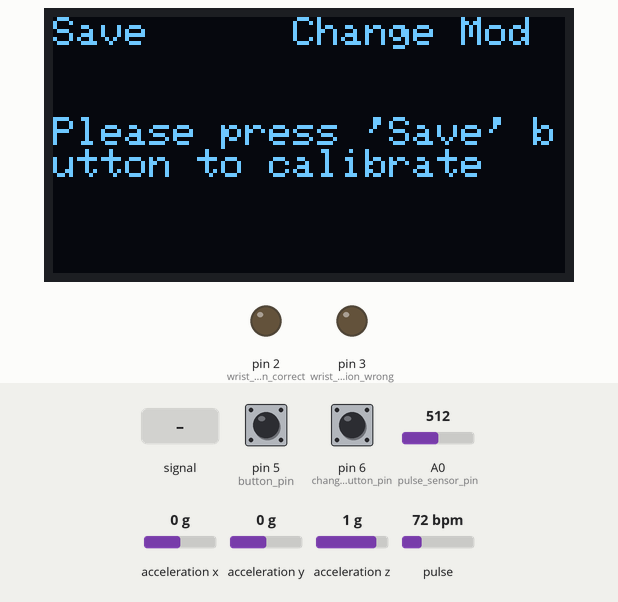
This sketch was run on a simulated Arduino Uno, built with avr-gcc and run on an emulated ATmega328P. On the bench: 128×64 one-colour display, output pins drawn as LEDs (lit = HIGH). Inputs (shaded band) come from the test bench; at power-on: pin 5 (button_pin) HIGH, acceleration y 0 g, pin 6 (change_interface_button_pin) HIGH, A0 (pulse_sensor_pin) = 512, acceleration x 0 g, acceleration z 1 g, pulse 72 bpm. What the sketch prints to the serial monitor is not drawn.

Above: at 1.7 s.
1.8 s: pin 5 (button_pin) pulled LOW for 0.15 s
At 3.0 s:
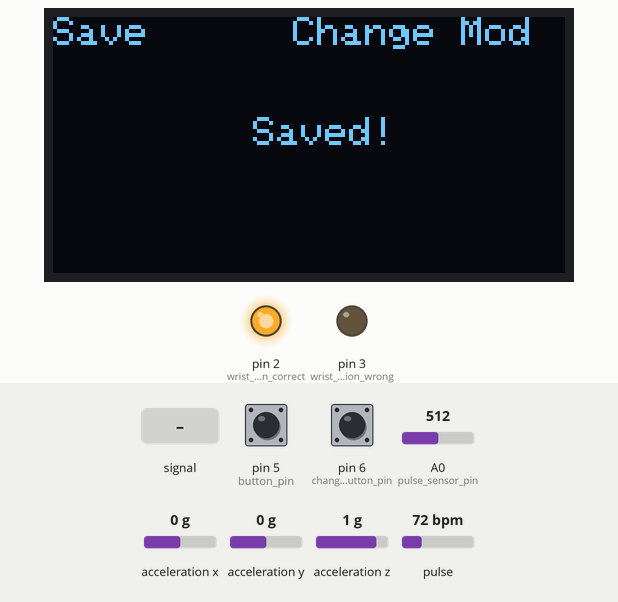
3.4 s: acceleration y set to -1.4 g
At 4.2 s:
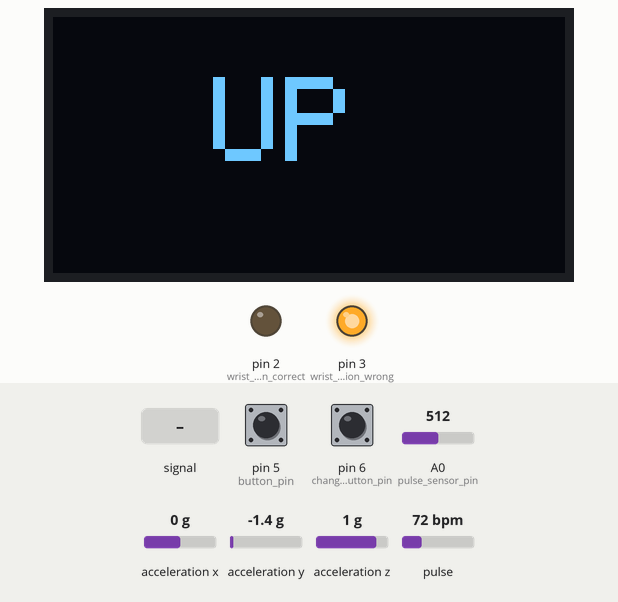
4.9 s: pin 6 (change_interface_button_pin) pulled LOW for 0.15 s
At 7.22 s:
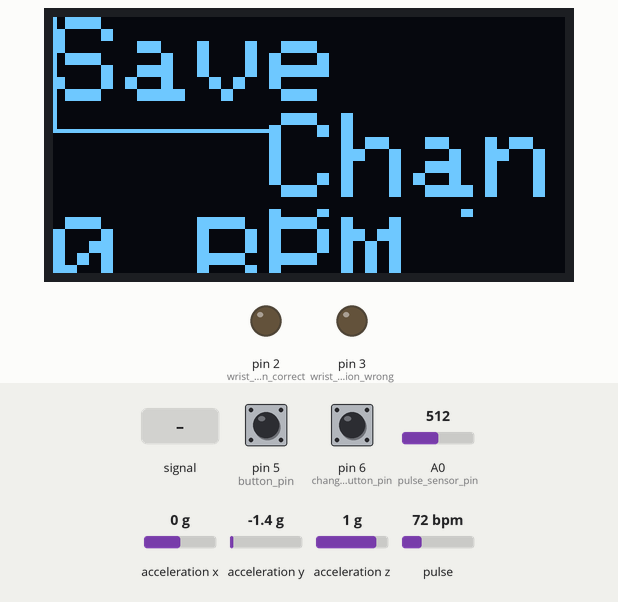
7.8 s: pin 6 (change_interface_button_pin) pulled LOW for 1 s
At 8.7 s:
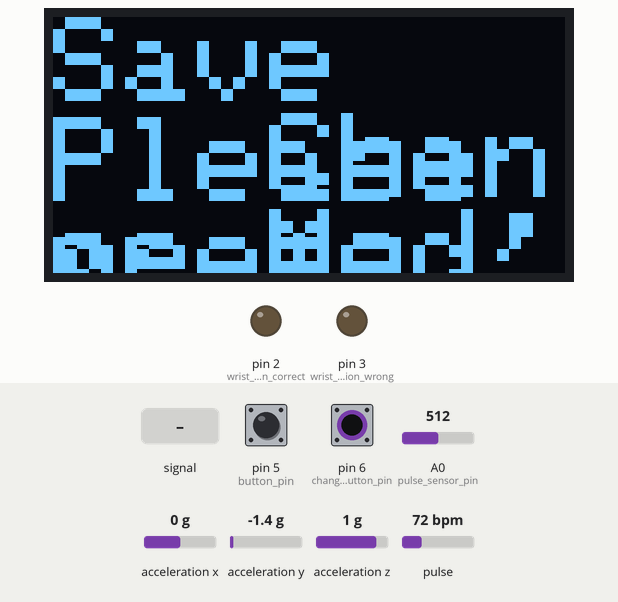
11.8 s: A0 (pulse_sensor_pin) fed a 200 Hz sine of ±81 counts around its level
At 12.2 s:
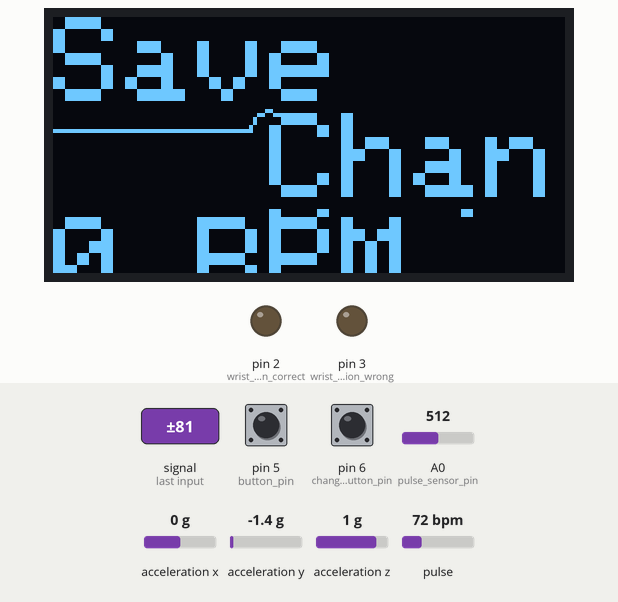
13.4 s: A0 (pulse_sensor_pin) set to 490
At 13.92 s:
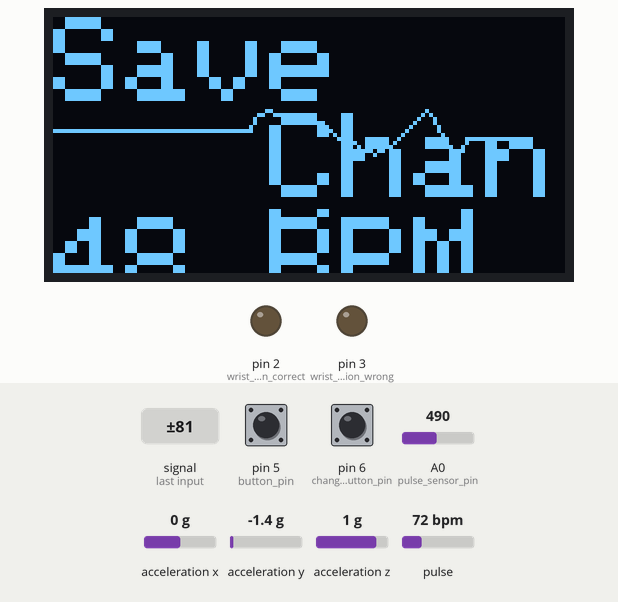
Timing chart, 0 to 16.0 s (numbered marks = the images above; inputs shaded):
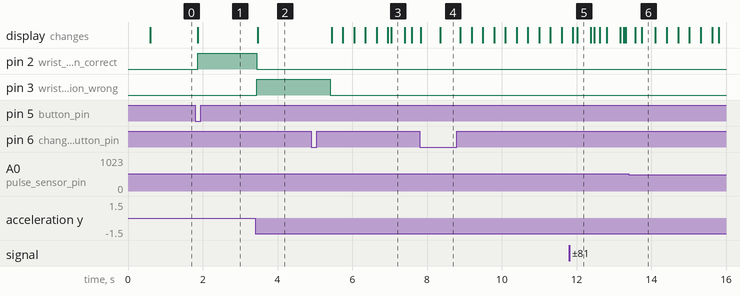

The sketch:

project.ino
```cpp
#include <Wire.h>
#include <Adafruit_Sensor.h>
#include <Adafruit_ADXL345_U.h>
#include <Adafruit_GFX.h>
#include <Adafruit_SSD1306.h>
#include <PulseSensorPlayground.h>

#define SCREEN_WIDTH 128 // OLED display width, in pixels
#define SCREEN_HEIGHT 64 // OLED display height, in pixels

Adafruit_ADXL345_Unified accel = Adafruit_ADXL345_Unified();
Adafruit_SSD1306 display(SCREEN_WIDTH, SCREEN_HEIGHT, &Wire, -1);

double saved_x = 0, saved_y = 0, saved_z = 0;
bool flag = false;

int wrist_position_correct = 2;
int wrist_position_wrong = 3;
int button_pin = 5;
int change_interface_button_pin = 6;

int button_state = 0;
int interface_state = 0; // 0 for wrist, 1 for pulse sensor
int interface = 0;

int const pulse_sensor_pin = 0;
PulseSensorPlayground pulseSensor;

int x=0;
int lastx=0;
int lasty=0;
int LastTime=0;
bool BPMTiming=false;
bool BeatComplete=false;
int BPM=0;

bool flag2 = true;

void setup(void)
{
  pinMode(wrist_position_correct, OUTPUT);
  pinMode(wrist_position_wrong, OUTPUT);
  pinMode(button_pin, INPUT_PULLUP);
  pinMode(change_interface_button_pin, INPUT_PULLUP);

  pulseSensor.analogInput(pulse_sensor_pin);
  pulseSensor.setThreshold(550);

   Serial.begin(9600);

   if(!accel.begin())
   {
      Serial.println("No ADXL345 sensor detected.");
      while(1);
   }

   if(!display.begin(SSD1306_SWITCHCAPVCC, 0x3C)) { // Address 0x3D for 128x64
    Serial.println(F("SSD1306 allocation failed"));
    for(;;);
  }

  display.clearDisplay();
  display.setTextSize(1);
  display.setTextColor(WHITE);
  display.setCursor(45, 15);
  display.setTextSize(3);
  display.println("Hi!");
  display.display();
  delay(500);
  display.clearDisplay();
  display.setTextSize(1);
}

void loop(void)
{
  interface_state = digitalRead(change_interface_button_pin);
  int myBPM = pulseSensor.getBeatsPerMinute();
  String message;
  if (!interface_state) {
    Serial.println("Changing mods...");
    display.clearDisplay();
    // Then interface will change
    if (interface == 1) {
      interface = 0;
    } else {
      interface = 1;
    }

    delay(500);

    // Resets the leds
    digitalWrite(wrist_position_correct, LOW);
    digitalWrite(wrist_position_wrong, LOW);

    // Reset flag
    flag = false;
  }

  if (interface == 0){
   button_state = digitalRead(button_pin);

   if (flag) {
    sensors_event_t event;
    accel.getEvent(&event);


    if (flag2) {
    display.clearDisplay();
    display.setCursor(0, 0);
    display.setTextSize(1);
    display.println("Save      Change Mod");
    display.setCursor(50, 25);
    display.println("Saved!");
    display.display();
    flag2 = false;
    }

    Serial.print("X: "); Serial.print(event.acceleration.x); Serial.print("  ");
    Serial.print("Y: "); Serial.print(event.acceleration.y); Serial.print("  ");
    Serial.print("Z: "); Serial.print(event.acceleration.z); Serial.println("  ");
//    Serial.println("m/s^2 ");

    double difference_x = abs(event.acceleration.x) - abs(saved_x);
    double difference_y = abs(event.acceleration.y) - abs(saved_y);

    if ((difference_y < 0.5 && difference_y >= -0.5)){
      digitalWrite(wrist_position_correct, HIGH);
      digitalWrite(wrist_position_wrong, LOW);
      flag2 = true;
    }
    else {
      digitalWrite(wrist_position_correct, LOW);
      digitalWrite(wrist_position_wrong, HIGH);

      display.clearDisplay();
      display.setTextSize(3);

          if (saved_y - event.acceleration.y > 0.5) {
          display.setCursor(40, 15);
          display.println("UP");
        } else if (saved_y - event.acceleration.y < -0.5) {
          display.setCursor(20, 15);
          display.println("DOWN");
        }
        display.display();

    }
   } else {
      display.clearDisplay();
      display.setCursor(0, 0);
      display.println("Save      Change Mod");
      display.setCursor(0, 25);
      display.println("Please press 'Save' button to calibrate");
      display.display();
   }

   if(!button_state){
    sensors_event_t event;
    accel.getEvent(&event);

    flag = true;

    saved_x = event.acceleration.x;
    saved_y = event.acceleration.y;
    saved_z = event.acceleration.z;

    Serial.print("SAVED!: ");
    Serial.print(saved_x);
    Serial.print(saved_y);
    Serial.print(saved_z);
    Serial.println("");
   }
  } else {
      if(x>127){
        display.clearDisplay();
        x=0;
        lastx=x;
      }

      int value=analogRead(pulse_sensor_pin);
      display.setTextColor(WHITE);
      int y=60-(value/16);
      display.writeLine(lastx,lasty,x,y,WHITE);
      lasty=y;
      lastx=x;

      if(value>550) {
        if(BeatComplete) {
          BPM=millis()-LastTime;
          BPM=int(60/(float(BPM)/1000));
          BPMTiming=false;
          BeatComplete=false;
        }
        if(BPMTiming==false) {
          LastTime=millis();
          BPMTiming=true;
        }
      }
      if((value<500)&(BPMTiming))
        BeatComplete=true;

        // display bpm
        display.setCursor(0, 0);
        display.println("Save      Change Mod");
        display.writeFillRect(0,50,128,16,BLACK);
        display.setCursor(0,50);
        display.print(BPM);
        display.print(" BPM");
        display.display();
        x++;
  }
}
```

Measured:
- after the input at 1.8 s, pin 2 (wrist_position_correct): LOW → HIGH after 0.07 s; the display: changes after 0.07 s (image 1)
- after the input at 3.4 s, pin 2 (wrist_position_correct): HIGH → LOW at once; pin 3 (wrist_position_wrong): LOW → HIGH at once; the display: changes after 0.07 s (image 2)
- after the input at 4.9 s, pin 3 (wrist_position_wrong): HIGH → LOW after 0.52 s; the display: first changes after 0.55 s (image 3 shows a later state)
